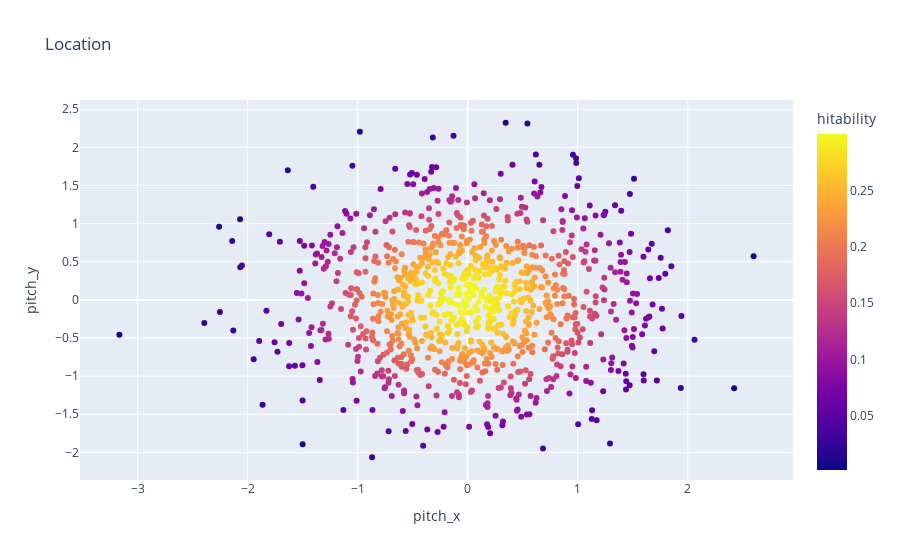

Write notebook code for a chart like this one.
### Code cell
pitch_data.show_scatter("pitch_x", "pitch_y", "Location", color='hitability')

### Figure 1 — Plotly figure (JSON) as saved in the notebook; plotly's stock layout.template omitted (floating-point values rounded to 4 significant figures; data arrays with more than 128 entries replaced by an {"elided": "..."} marker saying what was removed)
{"data": [{"hovertemplate": "pitch_x=%{x}<br>pitch_y=%{y}<br>hitability=%{marker.color}<extra></extra>", "legendgroup": "", "marker": {"color": {"elided": "1000 float values"}, "coloraxis": "coloraxis", "symbol": "circle"}, "mode": "markers", "name": "", "orientation": "v", "showlegend": false, "type": "scatter", "x": {"elided": "1000 float values"}, "xaxis": "x", "y": {"elided": "1000 float values"}, "yaxis": "y"}], "layout": {"coloraxis": {"colorbar": {"title": {"text": "hitability"}}, "colorscale": [[0, "#0d0887"], [0.1111, "#46039f"], [0.2222, "#7201a8"], [0.3333, "#9c179e"], [0.4444, "#bd3786"], [0.5556, "#d8576b"], [0.6667, "#ed7953"], [0.7778, "#fb9f3a"], [0.8889, "#fdca26"], [1, "#f0f921"]]}, "legend": {"tracegroupgap": 0}, "title": {"text": "Location"}, "xaxis": {"anchor": "y", "domain": [0, 1], "title": {"text": "pitch_x"}}, "yaxis": {"anchor": "x", "domain": [0, 1], "title": {"text": "pitch_y"}}}}
